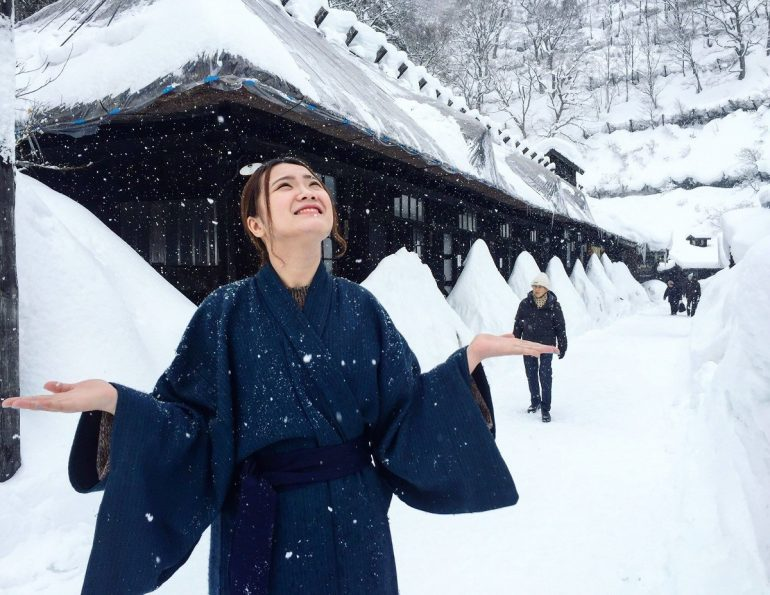
%> input picture tgs morfologi  citra/salju.jpg, 770 x 595 px
$ octave erosidandilasi.m   (GNU Octave 9; MATLAB toolbox functions it lacks are replaced by stand-ins)
%> lines starting %> are read from the running program, lines starting %| are printed output that depends on the picture
clear all;
close all;
clc;
%proses Erosion
I=imread('salju.jpg');
%> I is the input picture: size 595x770x3 uint8; mean R, G, B 142, 150.4, 162.9
sel=strel('disk',15);
er=imerode(I,sel);
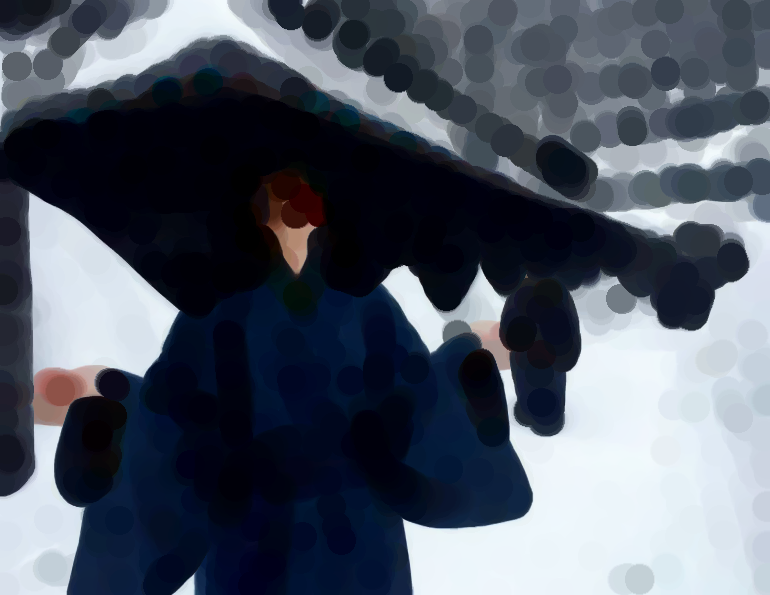
%> er: size 595x770x3 uint8; mean R, G, B 81.9, 89.2, 101.9
figure,imshow(I);

%proses Dilation
A=imread('salju.jpg');
se2=strel('ball',5,5);
de=imdilate(A,se2);
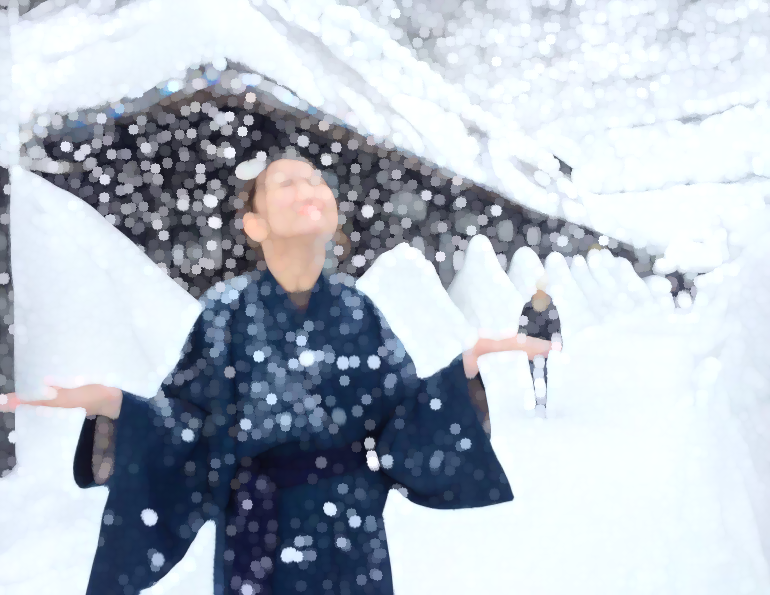
%> de: size 595x770x3 uint8; mean R, G, B 180.1, 188.3, 198.6

subplot(2,2,1), imshow(I), title('gambar asli');
subplot(2,2,2), imshow(er), title('after Erosion');
subplot(2,2,3), imshow(A), title('gambar asli');
subplot(2,2,4), imshow(de), title('after Dilation');

$ run again, with tgs morfologi  citra/jpn.jpg copied over tgs morfologi  citra/salju.jpg
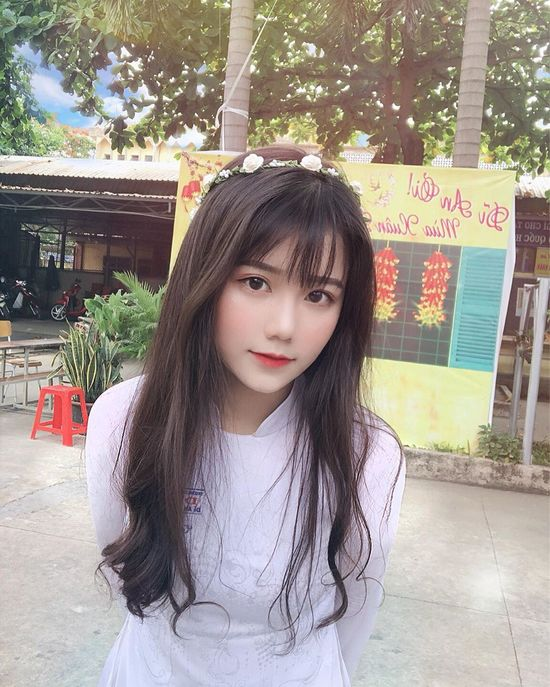
%> input picture tgs morfologi  citra/jpn.jpg, 550 x 687 px
%> I is the input picture: size 687x550x3 uint8; mean R, G, B 158.6, 150.2, 144
%> `er=imerode(I,sel);`:
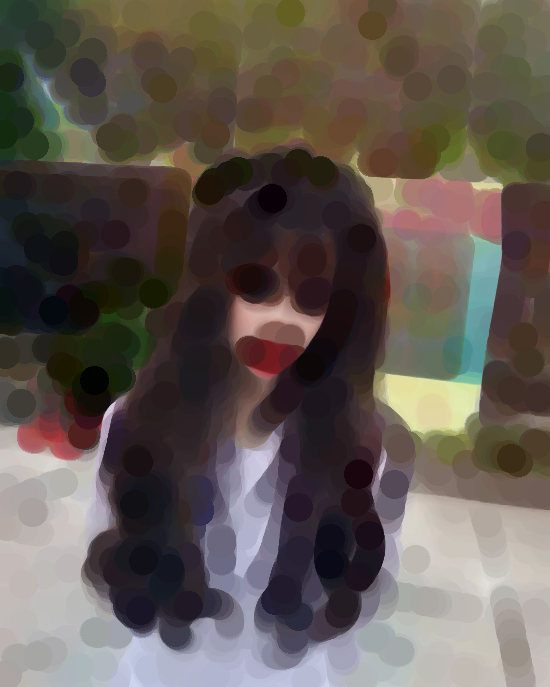
%> er: size 687x550x3 uint8; mean R, G, B 97.2, 88.3, 82
%> `de=imdilate(A,se2);`:
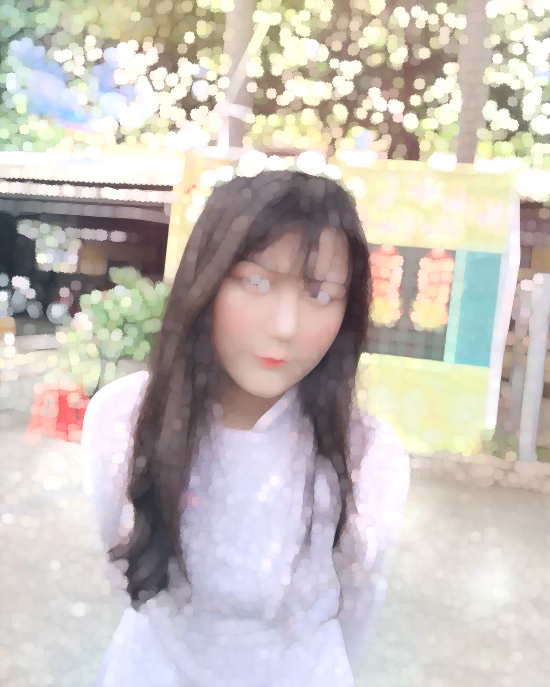
%> de: size 687x550x3 uint8; mean R, G, B 199.9, 192.9, 187
